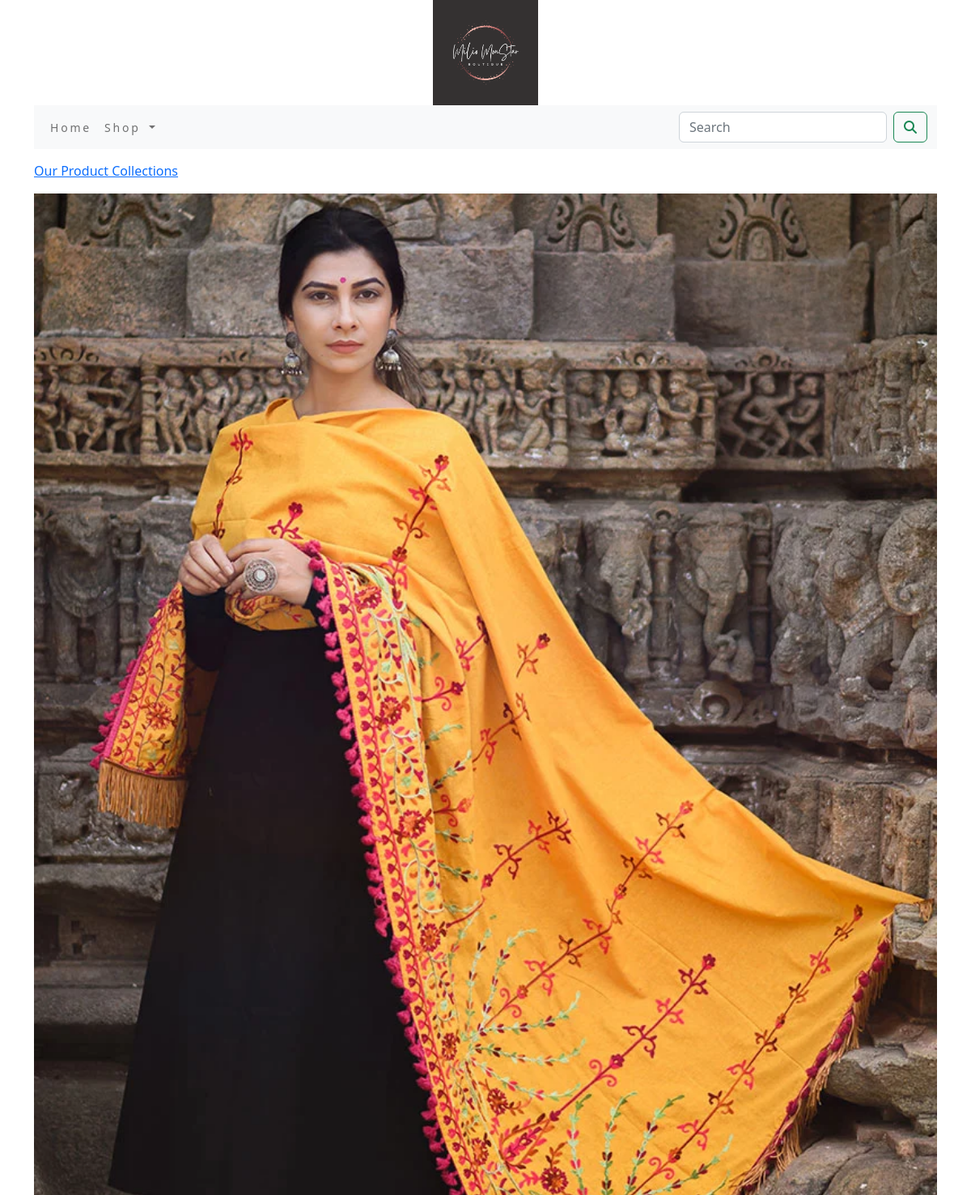
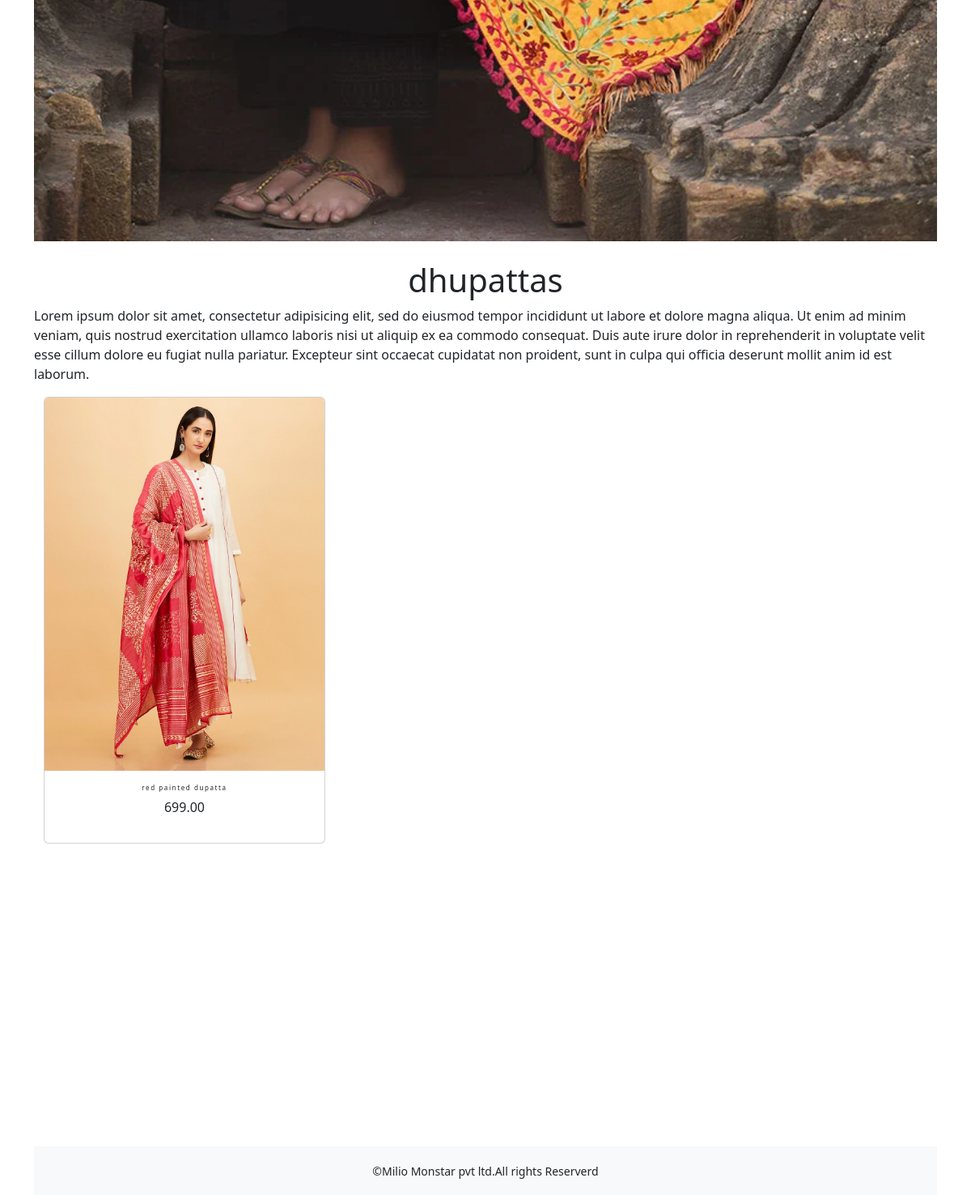
Screenshot of /shop/dhupattas/ with the database file from the repository (2 pictures, top to bottom).
### shop/models.py (models this page shows, shortened)
class Category(models.Model):
    name = models.CharField(max_length=250, unique=True)
    slug = models.SlugField(max_length=250, unique=True)
    description = models.TextField(blank=True)
    image = models.ImageField(upload_to='category', blank=True)
    class Meta:
        ordering = ('name',)
        verbose_name = 'category'
        verbose_name_plural = 'categories'
    def get_url(self):
        return reverse('shop:products_by_category', args=[self.slug,])

class Product(models.Model):
    name = models.CharField(max_length=250, unique=True)
    slug = models.SlugField(max_length=250, unique=True)
    description = models.TextField(blank=True)
    price=models.DecimalField(max_digits=10,decimal_places=2)
    category=models.ForeignKey(Category,on_delete=models.CASCADE)
    image=models.ImageField(upload_to='product',blank=True)
    stock=models.IntegerField()
    available=models.BooleanField(default=True)
    created=models.DateTimeField(auto_now_add=True)
    updated=models.DateTimeField(auto_now=True)
    def get_url(self):
        return reverse('shop:prodCatdetail',args=[self.category.slug,self.slug])
    class Meta:
        ordering = ('name',)
        verbose_name = 'product'
        verbose_name_plural = 'products'

### shop/views.py (the view)
# urls.py: path('',views.allProdCat,name='allProdCat'),
def allProdCat(request,c_slug=None):
    c_page=None
    products_list=None
    if c_slug!=None:
        c_page=get_object_or_404(Category,slug=c_slug)
        products_list=Product.objects.all().filter(category=c_page,available=True)
    else:
        products_list=Product.objects.all().filter(available=True)
    paginator=Paginator(products_list,6)
    try:
        page=int(request.GET.get('page','1'))
    except:
        page=1
    try:
        products=paginator.page(page)
    except (EmptyPage,InvalidPage):
        products=paginator.page(paginator.num_pages)
    return render (request,"category.html",{'category':c_page,'products':products})

### cart/context_processors.py (called while the page is built)
def counter(request):
    item_count=0
    if 'admin' in request.path:
        return {}
    else:
        try:
            cart=Cart.objects.filter(cart_id=_cart_id(request))
            cart_items=CartItem.objects.all().filter(cart=cart[:1])
            for cart_item in cart_items:
                item_count += cart_item.quantity
        except Cart.DoesNotExist:
            item_count=0
    return dict(item_count=item_count)

### cart/views.py (called while the page is built)
def _cart_id(request):
    cart = request.session.session_key
    if not cart:
        cart = request.session.create()
    return cart

### shop/context_processors.py (called while the page is built)
def menu_links(request):
    links=Category.objects.all()
    return dict(links=links)

### templates/category.html (shortened to what this page needs)
{% extends 'base.html' %}
{% load static %}
 {% block content %}
  {% if category %}
     <div>
         <div class="row my_row_class">
             <div class="mx-auto">
             <p><a href="{% url 'shop:allProdCat' %}">Our Product Collections</a></p>
             </div>
         </div>
     </div>
  {% endif %}
<div class="mx_auto">
    {% if category %}
    <img class="my_image" width="100%" src="{{category.image.url}}" alt="{{category.name}}">
</div>
<br>
<div>
    <h1 class="text-center my_title">{{category.name}}</h1>
    <p class="text-justify">{{category.description}}</p>
</div>
{% endif %}
<div class="container">
    <div class="row mx_auto">
        {% for product in products.object_list %}
        <div class="my_bottom_margin col-9 col-sm-12 col-md-4 col-lg-4">
            <div class="card text-center"style="min-width:18rem;">
                <a href="{{product.get_url}}" ><img class="card-img-top my_image" width="250px;" src="{{product.image.url}}" alt="{{product.name}}"></a>
                <div class="card-body" style="width=300px;">
                    <h4>{{product.name}}</h4>
                    <p>{{product.price}}</p>
                </div>
            </div>
        </div>
        {% endfor %}
    </div>
    <br>
</div>
{% endblock %}

### static/css/custom.css (style rules this page uses)
.my_row_class { padding-top:15px; }
.my_bottom_margin { margin-bottom:1opx; }
.card-body h4 { font-size:8px; text-trasform:uppercase; letter-spacing:0.2em; }

### rows the page displays
Category: image (picture), name "dhupattas", description "Lorem ipsum dolor sit amet, consectetur adipisicing elit, sed do eiusmod tempor incididunt ut labore et dolore magna aliqua. Ut enim ad minim veniam, quis nostrud exercitation ullamco laboris nisi ut aliquip ex ea commodo consequat. Duis aute irure dolor in reprehenderit in voluptate velit esse cillum dolore eu fugiat nulla pariatur. Excepteur sint occaecat cupidatat non proident, sunt in culpa qui officia deserunt mollit anim id est laborum."
Product: image (picture), name "red painted dupatta", price "699.00"
